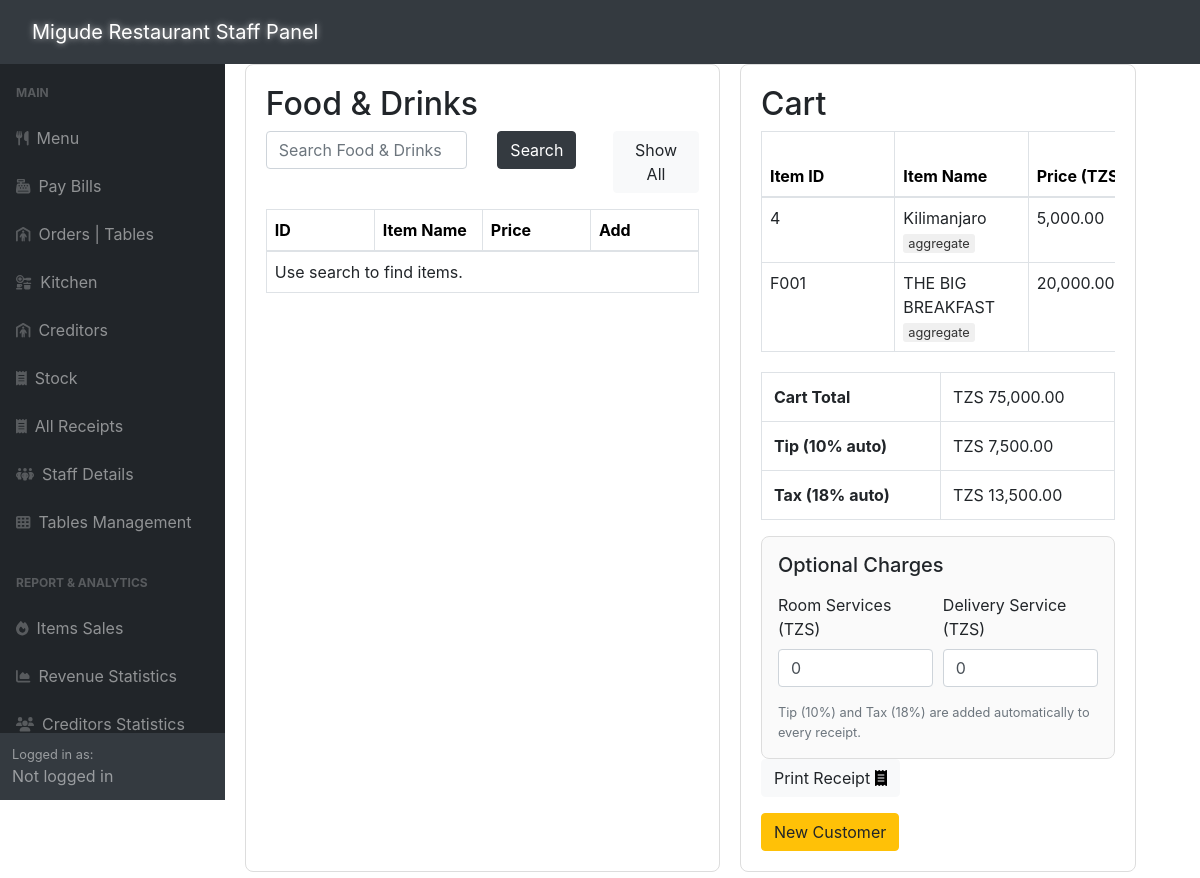
The page /adminSide/posBackend/orderItem.php?bill_id=56 on the database its author committed.
### tables this page shows
CREATE TABLE `bill_items` (
  `bill_item_id` int(11) NOT NULL,
  `bill_id` int(11) DEFAULT NULL,
  `item_id` varchar(6) DEFAULT NULL,
  `quantity` int(11) DEFAULT NULL,
  `item_source` enum('menu','stock') NOT NULL,
  `unit` enum('base','aggregate') DEFAULT NULL,
  `source` enum('menu','stock') NOT NULL
);

### adminSide/posBackend/orderItem.php (the view, shortened to what this page needs)
<?php
require_once '../config.php';
include '../inc/dashHeader.php';
if (isset($_GET['bill_id'])) {
    $bill_id = $_GET['bill_id'];
} else if (isset($_SESSION['current_bill_id'])) {
    $bill_id = $_SESSION['current_bill_id'];
} else {
    $bill_id = createNewBillRecord(null);
    $_SESSION['current_bill_id'] = $bill_id;
}
$table_id = isset($_GET['table_id']) ? $_GET['table_id'] : null;
?>
<!DOCTYPE html>
<html>
<head>
    <link rel="stylesheet" href="../css/pos.css" />
    <link rel="stylesheet" href="https://maxcdn.bootstrapcdn.com/bootstrap/4.5.2/css/bootstrap.min.css">
</head>
<body>
    <div class="container-fluid">
        <div class="row">
            <div class="col-md-6 half-section">
                <h2>Food & Drinks</h2>
                <div class="mb-3">
                    <form method="POST" action="#">
                        <div class="row">
                            <div class="col-md-6">
                                <input type="text" required="" id="search" name="search" class="form-control" placeholder="Search Food & Drinks">
                            </div>
                            <div class="col-md-3">
                                <button type="submit" class="btn btn-dark">Search</button>
                            </div>
                            <div class="col-md-3">
                                <button type="button" id="showAllButton" class="btn btn-light" onclick="toggleShowAll()">Show All</button>
                            </div>
                        </div>
                    </form>
                </div>
                <div class="table-responsive scrollable-table">
                    <table class="table table-bordered mb-0">
                        <thead>
                            <tr>
                                <th>ID</th>
                                <th>Item Name</th>
                                <th>Price</th>
                                <th>Add</th>
                            </tr>
                        </thead>
                        <tbody id="searchResults">
                            <?php
                            $result = null;
                            if ($result) {
                                if (mysqli_num_rows($result) > 0) {
                                    while ($row = mysqli_fetch_array($result)) {
                                        echo "<tr>";
                                        echo "<td>" . $row['item_id'] . "</td>";
                                        echo "<td>" . $row['item_name'] . "</td>";
                                        echo "<td>" . number_format($row['item_price'], 2) . "</td>";
                                        $payment_time_query = "SELECT payment_time FROM bills WHERE bill_id = '$bill_id'";
                                        $payment_time_result = mysqli_query($link, $payment_time_query);
                                        $has_payment_time = false;
                                        if ($payment_time_result && mysqli_num_rows($payment_time_result) > 0) {
                                            $payment_time_row = mysqli_fetch_assoc($payment_time_result);
                                            if (!empty($payment_time_row['payment_time'])) {
                                                $has_payment_time = true;
                                            }
                                        }
                                        if (!$has_payment_time) {
                                            echo '<td><form method="get" action="addItem.php">'
                                                . ($table_id ? '<input type="text" hidden name="table_id" value="' . $table_id . '">' : '')
                                                . '<input type="text" name="item_id" value=' . $row['item_id'] . ' hidden>'
                                                . '<input type="text" name="source" value=' . $row['source'] . ' hidden>'
                                                . '<input type="text" name="unit" value=' . ($row['unit'] ?? 'base') . ' hidden>'
                                                . '<input type="number" name="bill_id" value=' . $bill_id . ' hidden>'
                                                . '<input type="number" name="quantity" style="width:120px" placeholder="1 to 1000" required min="1" max="1000">'
                                                . '<input type="hidden" name="addToCart" value="1">'
                                                . '<button type="submit" class="btn btn-primary">Add to Cart</button>';
                                            echo "</form></td>";
                                        } else {
                                            echo '<td>Bill Paid</td>';
                                        }
                                        echo "</tr>";
                                    }
                                } else {
                                    echo "<tr><td colspan='4'>No items found.</td></tr>";
                                }
                            } else {
                                echo "<tr><td colspan='4'>Use search to find items.</td></tr>";
                            }
                            ?>
                        </tbody>
                    </table>
                </div>
            </div>
            <div class="col-md-5 half-section">
                <h2>Cart</h2>
                <div class="table-responsive scrollable-table">
                    <table class="table table-bordered mb-0 cart-table">
                        <thead>
                            <tr>
                                <th>Item ID</th>
                                <th>Item Name</th>
                                <th>Price (TZS)</th>
                            </tr>
                        </thead>
                        <tbody>
                            <?php
                            $cart_total = 0;
                            $cart_query = "SELECT bi.*,
                                                  COALESCE(m.item_name, s.ItemName) AS item_name,
                                                  COALESCE(m.item_price,
                                                           CASE WHEN bi.unit = 'base' THEN s.PricePerBaseUnit ELSE s.PricePerSubUnit END) AS item_price
                                           FROM bill_items bi
                                           LEFT JOIN menu m ON bi.item_id = m.item_id AND bi.source = 'menu'
                                           LEFT JOIN stock s ON bi.item_id = s.ItemID AND bi.source = 'stock'
                                           WHERE bi.bill_id = '$bill_id'";
                            $cart_result = mysqli_query($link, $cart_query);
                            if ($cart_result && mysqli_num_rows($cart_result) > 0) {
                                while ($cart_row = mysqli_fetch_assoc($cart_result)) {
                                    $item_id = $cart_row['item_id'];
                                    $item_name = $cart_row['item_name'];
                                    $item_price = $cart_row['item_price'];
                                    $quantity = $cart_row['quantity'];
                                    $total = $item_price * $quantity;
                                    $cart_total += $total;
                                    echo '<tr>';
                                    echo '<td>' . $item_id . '</td>';
                                    echo '<td>' . $item_name . ' <span class="unit-badge">' . ($cart_row['unit'] ?? 'base') . '</span></td>';
                                    echo '<td>' . number_format($item_price, 2) . '</td>';
                                    echo '</tr>';
                                }
                            } else {
                                echo '<tr><td colspan="6">No Items in Cart.</td></tr>';
                            }
                            ?>
                        </tbody>
                    </table>
                </div>
                <div style="margin-top: 20px;">
                    <table class="table table-bordered mb-0">
                        <tr>
                            <th>Cart Total</th>
                            <td>TZS <?= number_format($cart_total, 2) ?></td>
                        </tr>
                        <tr>
                            <th>Tip (10% auto)</th>
                            <td>TZS <?= number_format($cart_total * 0.10, 2) ?></td>
                        </tr>
                        <tr>
                            <th>Tax (18% auto)</th>
                            <td>TZS <?= number_format($cart_total * 0.18, 2) ?></td>
                        </tr>
                    </table>
                </div>
                <div class="addon-card">
                    <h5 class="mb-3">Optional Charges</h5>
                    <div class="form-row">
                        <div class="form-group col-md-6">
                            <label for="roomServiceAmount">Room Services (TZS)</label>
                            <input type="number" min="0" step="0.01" id="roomServiceAmount" class="form-control" placeholder="0.00" value="0">
                        </div>
                        <div class="form-group col-md-6">
                            <label for="deliveryAmount">Delivery Service (TZS)</label>
                            <input type="number" min="0" step="0.01" id="deliveryAmount" class="form-control" placeholder="0.00" value="0">
                        </div>
                    </div>
                    <small class="text-muted d-block">Tip (10%) and Tax (18%) are added automatically to every receipt.</small>
                </div>
                <?php
                $payment_time_query = "SELECT payment_time FROM bills WHERE bill_id = '$bill_id'";
                $payment_time_result = mysqli_query($link, $payment_time_query);
                $has_payment_time = false;
                if ($payment_time_result && mysqli_num_rows($payment_time_result) > 0) {
                    $payment_time_row = mysqli_fetch_assoc($payment_time_result);
                    if (!empty($payment_time_row['payment_time'])) {
                        $has_payment_time = true;
                    }
                }
                if ($has_payment_time) {
                    echo '<div>';
                    echo '<a href="receipt.php?bill_id=' . $bill_id . '" class="btn btn-light">Print Receipt <span class="fa fa-receipt text-black"></span></a></div>';
                } elseif ($cart_total > 0) {
                    echo '<button type="button" class="btn btn-success" id="payBillButton" onclick="payBill()">Pay Bill</button>';
                } else {
                    echo '<h3>Add Item To Cart to Proceed</h3>';
                }
                ?>
                <form class="mt-3" action="newCustomer.php" method="get">
                    <button type="submit" name="new_customer" value="true" class="btn btn-warning">New Customer</button>
                </form>
            </div>
        </div>
    </div>
    <?php include '../inc/dashFooter.php'; ?>
</body>
</html>

### adminSide/inc/dashHeader.php (style rules this page uses)
html, body { overflow-x: hidden; width: 100%; }
.container, .container-fluid { max-width: 100%; }

### adminSide/posBackend/orderItem.php (style rules this page uses)
.scrollable-table { max-height: 400px; overflow-y: auto; overflow-x: auto; display: block; }
.scrollable-table table { width: 100%; table-layout: fixed; }
.scrollable-table th, .scrollable-table td { width: auto; text-align: left; padding: 8px; }
.scrollable-table th { background-color: white; color: black; font-weight: bold; }
.container-fluid { padding-top: 64px; padding-left: 200px; padding-right: 20px; }
.half-section { padding: 20px; border: 1px solid #ddd; border-radius: 8px; margin-bottom: 20px; margin-right: 20px; }
.unit-badge { font-size: 0.8em; padding: 2px 5px; border-radius: 3px; background-color: #f0f0f0; color: #333; }
.cart-table { width: 100% !important; max-width: 100% !important; table-layout: fixed; word-wrap: break-word; margin: 0 auto; border-collapse: collapse; min-width: 720px; }
.cart-table th, .cart-table td { white-space: normal; overflow-wrap: anywhere; }
.addon-card { border: 1px solid #ddd; border-radius: 8px; padding: 16px; margin-top: 16px; background-color: #fafafa; }

### rows shown on the page
bill_items: item "4", item_name "Kilimanjaro", unit "aggregate", item_price "5,000.00"
bill_items: item "F001", item_name "THE BIG BREAKFAST", unit "aggregate", item_price "20,000.00"

### other values the page prints
$cart_total "75,000.00"
$cart_total * 0.10 "7,500.00"
$cart_total * 0.18 "13,500.00"
